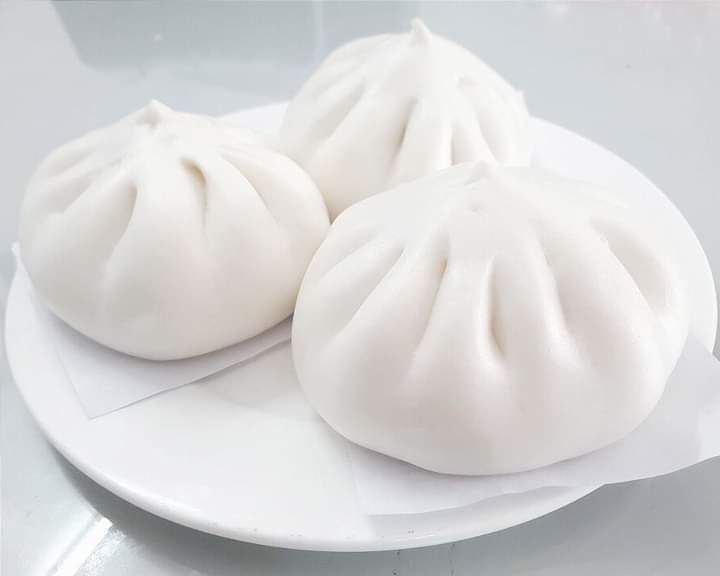
#> input picture Assets/source/banhbao.png, 720 x 576 px; its folder holds 4 pictures in this run
$ python test.py
#> lines starting #> are read from the running program, lines starting #| are printed output that depends on the picture
from PIL import Image
import os

# === Cấu hình ===
INPUT_FOLDER = "source"    # Thư mục chứa ảnh gốc
OUTPUT_FOLDER = "FoodItem"  # Thư mục lưu ảnh sau khi crop
TARGET_RATIO = (28, 31)           # Tỉ lệ mong muốn (VD: 16:9)
OUTPUT_FORMAT = "PNG"           # Định dạng đầu ra: JPEG hoặc PNG

os.makedirs(OUTPUT_FOLDER, exist_ok=True)

def center_crop(image_path, output_path, target_ratio=(16, 9), output_format="JPEG"):
#> called with image_path = 'source/banhbao.png', output_path = 'FoodItem/banhbao.png', target_ratio = (28, 31), output_format = 'PNG'
    img = Image.open(image_path)
#> img is the input picture: PIL image 720x576 RGB; mean R, G, B 214.3, 213.5, 214.2
    width, height = img.size
#> width = 720; height = 576

    # Tính tỉ lệ hiện tại và target
    current_ratio = width / height
#> current_ratio = 1.25
    target_ratio_val = target_ratio[0] / target_ratio[1]

    # Xác định vùng crop
    if current_ratio > target_ratio_val:  # ảnh rộng hơn
        new_width = int(height * target_ratio_val)
#> new_width = 520
        new_height = height
#> new_height = 576
    else:  # ảnh cao hơn
        new_width = width
        new_height = int(width / target_ratio_val)

    # Crop từ trung tâm
    left = (width - new_width) // 2
#> left = 100
    top = (height - new_height) // 2
#> top = 0
    right = left + new_width
#> right = 620
    bottom = top + new_height
#> bottom = 576

    img_cropped = img.crop((left, top, right, bottom))
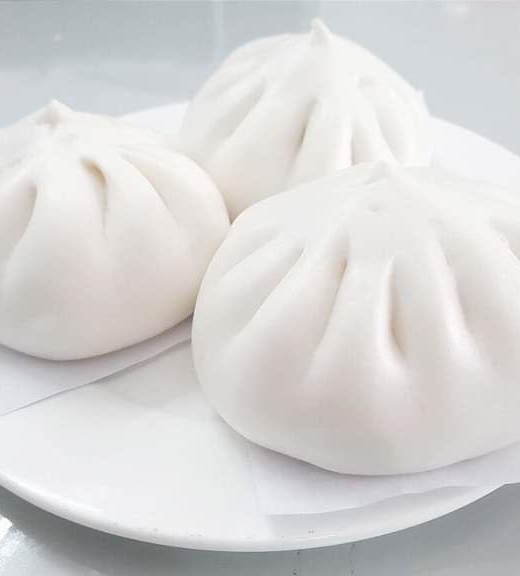
#> img_cropped: PIL image 520x576 RGB; mean R, G, B 214.3, 212.9, 212.9

    # Lưu ảnh
    img_cropped.save(output_path, format=output_format, quality=95)
    print(f"✅ Saved: {output_path} | Size: {img_cropped.size}")
#| ✅ Saved: FoodItem/banhbao.png | Size: (520, 576)


# === Batch xử lý ===
for file_name in os.listdir(INPUT_FOLDER):
    if file_name.lower().endswith(('.jpg', '.jpeg', '.png', '.bmp', '.webp')):
        input_path = os.path.join(INPUT_FOLDER, file_name)
        output_file = os.path.splitext(file_name)[0] + ".png"
        output_path = os.path.join(OUTPUT_FOLDER, output_file)

        center_crop(input_path, output_path, TARGET_RATIO, OUTPUT_FORMAT)
#> pass 2 of the loop `for file_name in os.listdir(INPUT_FOLDER):`:
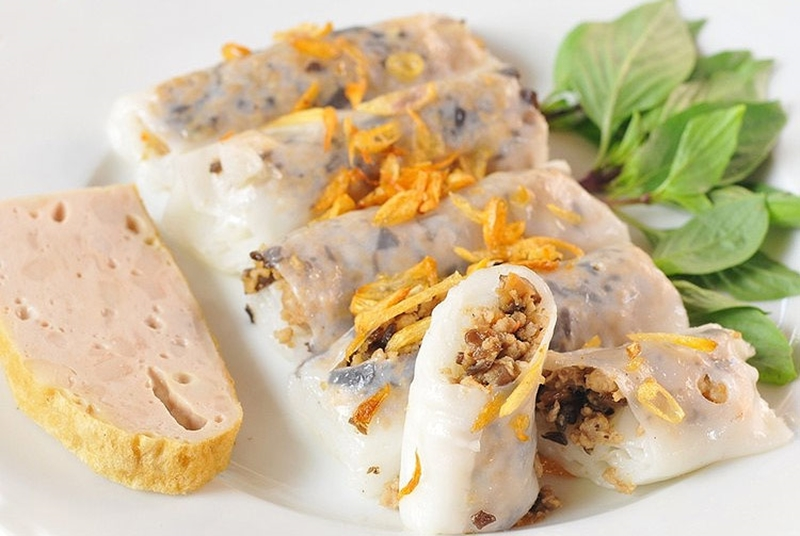
#> input picture Assets/source/banhcuon.png, 800 x 536 px
#> in center_crop, img is the input picture: PIL image 800x536 RGB; mean R, G, B 206.9, 189.2, 155.4
#> in center_crop (call 2), `img_cropped = img.crop((left, top, right, bottom))`:
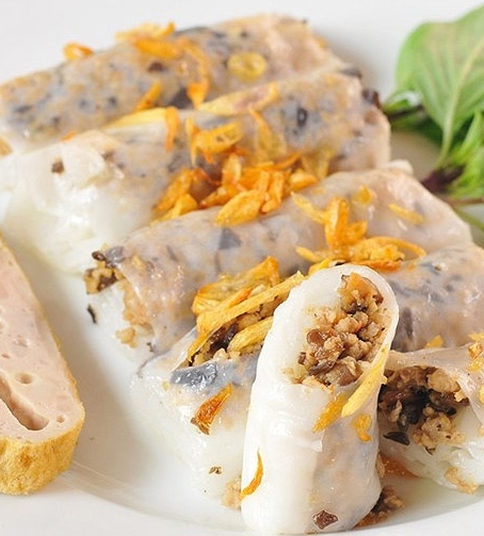
#> img_cropped: PIL image 484x536 RGB; mean R, G, B 205.7, 180.8, 145.5
#| ✅ Saved: FoodItem/banhcuon.png | Size: (484, 536)
#> pass 3 of the loop `for file_name in os.listdir(INPUT_FOLDER):`:
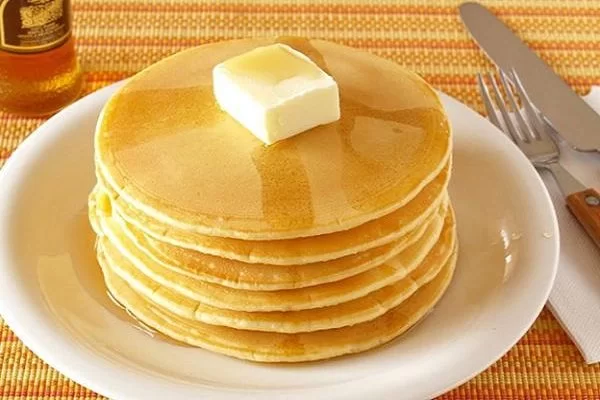
#> input picture Assets/source/banhkep.png, 600 x 400 px
#> in center_crop, img is the input picture: PIL image 600x400 RGB; mean R, G, B 211.7, 165.4, 97.5
#> in center_crop (call 3), `img_cropped = img.crop((left, top, right, bottom))`:
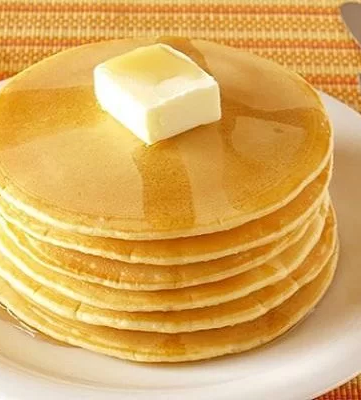
#> img_cropped: PIL image 361x400 RGB; mean R, G, B 219.3, 170.8, 92.1
#| ✅ Saved: FoodItem/banhkep.png | Size: (361, 400)
#> the loop made 4 passes; the first 3 are shown

print("🎯 Hoàn tất crop tất cả ảnh!")
